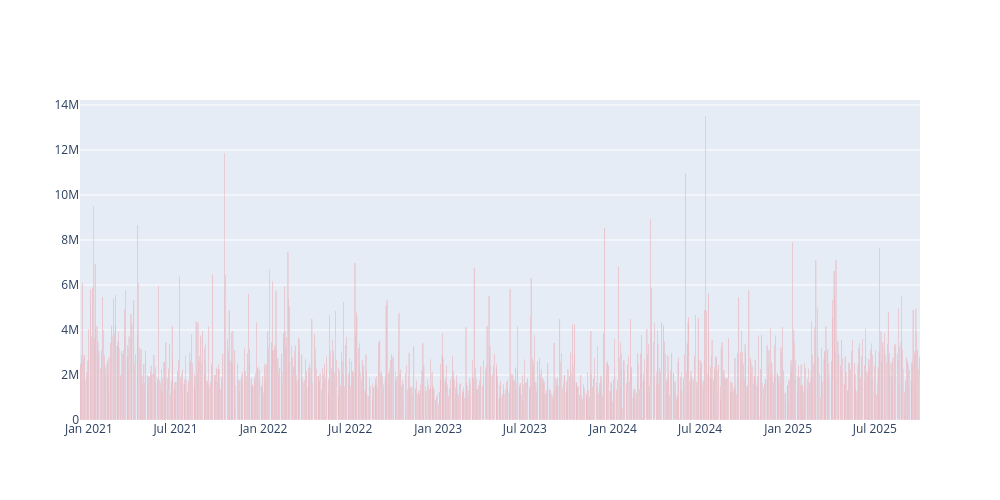

Notebook source saved alongside this figure:
### Code cell
fig = go.Figure(go.Bar(x=dt.Date, y=dt.Volume, name='Volume', marker_color='red'))
fig.update_layout(
    width=1000,      # change width
    height=500      # change height
)
fig.show()

### Figure 1 — Plotly figure (JSON) as saved in the notebook; plotly's stock layout.template omitted (floating-point values rounded to 4 significant figures; data arrays with more than 128 entries replaced by an {"elided": "..."} marker saying what was removed)
{"data": [{"marker": {"color": "red"}, "name": "Volume", "type": "bar", "x": {"elided": "1193 str values"}, "y": {"elided": "1193 int values"}}], "layout": {"height": 500, "width": 1000}}
